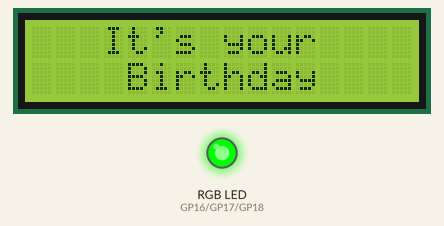
This program was run on a simulated Raspberry Pi Pico running MicroPython. Parts: 16×2 character LCD, an RGB LED mixed from three pins (HIGH = lit). Random numbers come from a fixed seed; library files of the repository ran but are not shown: pico_i2c_lcd.py.

Above: at 1.92 s.
At 9.95 s:
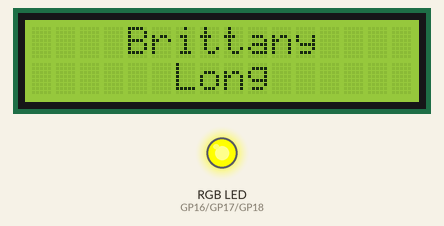
At 14.98 s:
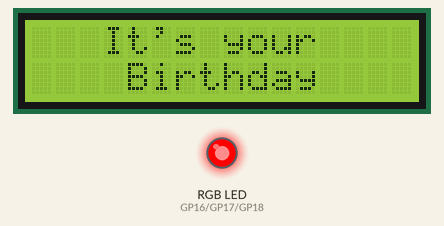
At 20.54 s:
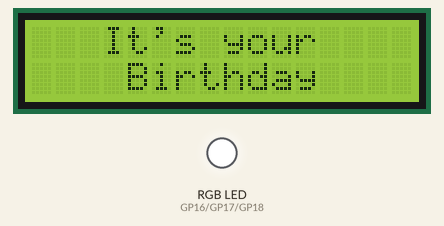
At 30.07 s:
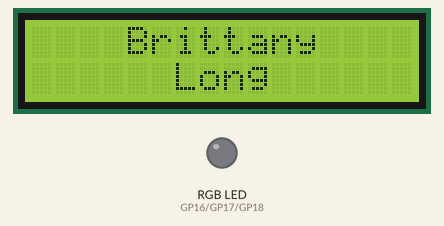
At 39.73 s:
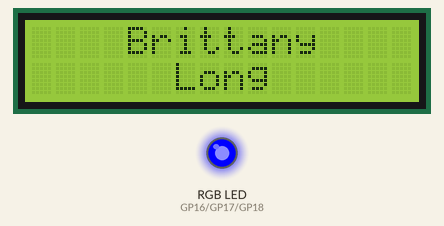
Timing chart, 0 to 40.0 s (numbered marks = the images above):
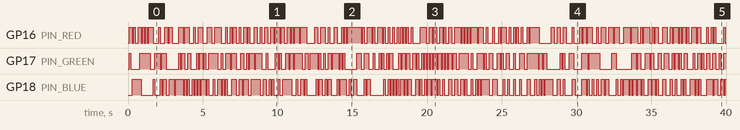

The program:

hbdLcdLed.py
```python
from machine import Pin, I2C
from utime import sleep
from pico_i2c_lcd import I2cLcd
import random

# LCD configuration
# The I2C settings here are a common setup for the Pico W.
# Check your specific wiring if this doesn't work.
I2C_ADDR = 0x27
I2C_NUM_ROWS = 2
I2C_NUM_COLS = 16

i2c = I2C(0, sda=Pin(4), scl=Pin(5), freq=400000)
lcd = I2cLcd(i2c, I2C_ADDR, I2C_NUM_ROWS, I2C_NUM_COLS)

# Common Anode RGB LED configuration
# The LED is common anode, so 0 is ON and 1 is OFF.
# The pins are set for a common setup. Adjust these to your wiring.
PIN_RED = Pin(16, Pin.OUT)
PIN_GREEN = Pin(17, Pin.OUT)
PIN_BLUE = Pin(18, Pin.OUT)

# Function to set RGB LED color
def set_color(r, g, b):
    # Common Anode logic: 0 = on, 1 = off
    PIN_RED.value(1 - r)
    PIN_GREEN.value(1 - g)
    PIN_BLUE.value(1 - b)

# Main loop
try:
    while True:
        # Display first message
        lcd.clear()
        lcd.move_to(3, 0)
        lcd.putstr("It's your")
        lcd.move_to(4, 1)
        lcd.putstr("Birthday")

        # Animate the LED
        for _ in range(30):  # Play the effect for a few seconds
            r = random.randint(0, 1)
            g = random.randint(0, 1)
            b = random.randint(0, 1)
            set_color(r, g, b)
            sleep(0.1) # Short delay for a cool effect

        # Display second message
        lcd.clear()
        lcd.move_to(4, 0)
        lcd.putstr("Brittany")
        lcd.move_to(6, 1)
        lcd.putstr("Long")

        # Animate the LED again
        for _ in range(30):  # Play the effect for a few seconds
            r = random.randint(0, 1)
            g = random.randint(0, 1)
            b = random.randint(0, 1)
            set_color(r, g, b)
            sleep(0.1)

except KeyboardInterrupt:
    print("Script stopped.")
    lcd.clear()
    set_color(1, 1, 1)  # Turn off the LED
```

Measured:
- by itself, GP16 (PIN_RED): LOW → HIGH at 0.07 s, → LOW 0.20 s later, → HIGH 0.10 s later, → LOW 0.10 s later, … (202 changes in this stretch)
- by itself, GP17 (PIN_GREEN): LOW → HIGH at 0.07 s, → LOW 0.10 s later, → HIGH 0.60 s later, → LOW 0.70 s later, … (179 changes in this stretch)
- by itself, GP18 (PIN_BLUE): LOW → HIGH at 0.27 s, → LOW 0.60 s later, → HIGH 0.80 s later, → LOW 0.10 s later, … (205 changes in this stretch)
